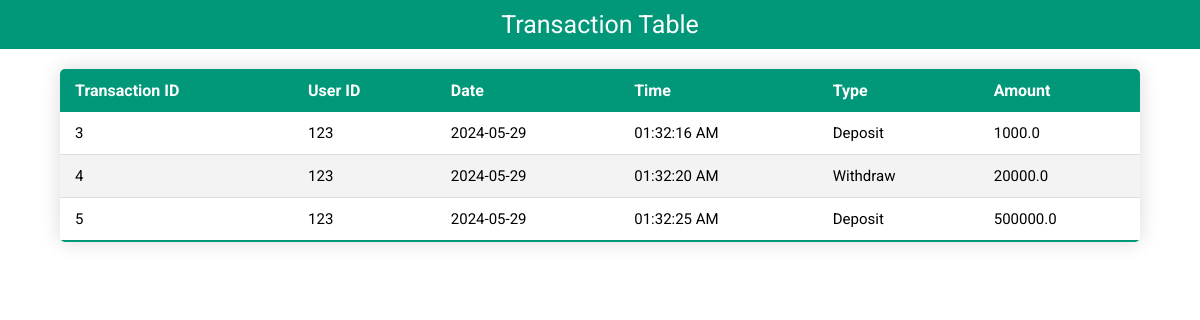
/table (signed in), run on an earlier commit of the app's database.
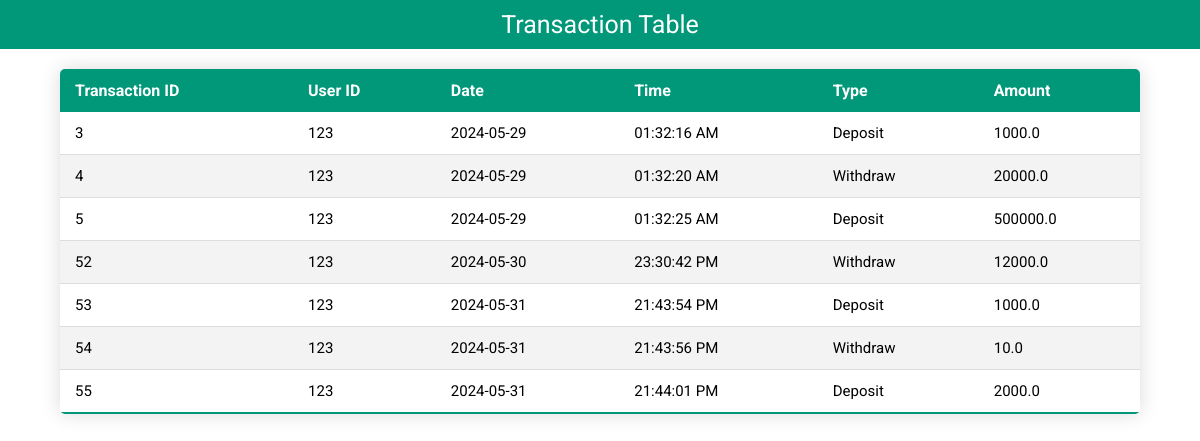
And on a later commit of the database.
### models.py (models this page shows)
class Transaction(db.Model):
    id = db.Column(db.Integer, primary_key=True)
    user_id = db.Column(db.Integer, db.ForeignKey('user.id'), nullable=False)
    balance = db.Column(db.Float, nullable=False, default=0)
    withdraw = db.Column(db.Float, nullable=False, default=0)
    deposit = db.Column(db.Float, nullable=False, default=0)
    date = db.Column(db.Date, nullable=False, default=datetime.now().date())
    time = db.Column(db.Time, nullable=False, default=datetime.now().time())

### routes.py (the view)
    @app.route('/table')
    def table():
        user_id = get_current_user_id()
        if user_id is None:
            return redirect(url_for('login'))
        transactions = Transaction.query.filter_by(user_id=user_id).all()
        return render_template('Table/index.html', transactions=transactions)

### routes.py (called while the page is built)
def get_current_user_id():
    user_id = session.get('user_id')
    if user_id:
        return user_id
    else:
        return None

def table_route(app, db):
    @app.route('/table')
    def table():
        user_id = get_current_user_id()
        if user_id is None:
            return redirect(url_for('login'))
        transactions = Transaction.query.filter_by(user_id=user_id).all()
        return render_template('Table/index.html', transactions=transactions)

### templates/Table/index.html (shortened to what this page needs)
<!DOCTYPE html>
<html>
<head>
    <link rel="stylesheet" type="text/css" href="{{ url_for('static', filename='Table/style/general.css') }}">
</head>
<body>
    <div class="container">
        <div class="title">Transaction Table</div>
        <div class="table_container">
            <table class="table_content">
                <thead>
                    <tr>
                        <th>Transaction ID</th>
                        <th>User ID</th>
                        <th>Date</th>
                        <th>Time</th>
                        <th>Type</th>
                        <th>Amount</th>
                    </tr>
                </thead>
                <tbody>
                    {% for transaction in transactions %}
                    <tr>
                        <td>{{ transaction.id }}</td>
                        <td>{{ transaction.user_id }}</td>
                        <td>{{ transaction.date.strftime('%Y-%m-%d') }}</td>
                        <td>{{ transaction.time.strftime('%H:%M:%S %p') }}</td>
                        <td>{{ 'Deposit' if transaction.deposit else 'Withdraw' }}</td>
                        <td>{{ transaction.deposit if transaction.deposit else transaction.withdraw }}</td>
                    </tr>
                    {% endfor %}
                </tbody>
            </table>
        </div>
    </div>
</body>
</html>

### static/Table/style/general.css (style rules this page uses)
body { font-family: Roboto, Arial, sans-serif; margin: 0; padding: 0; }
body.fade-in { opacity: 1; }
.container { width: 100%; display: flex; flex-direction: column; justify-content: center; align-items: center; margin: auto; }
.title { width: 100%; background: #009879; color: #fff; padding: 10px 0; text-align: center; font-size: 25px; }
.table_container { width: 90%; overflow-x: auto; padding: 20px; }
.table_content { border-collapse: collapse; width: 100%; border-radius: 5px; overflow: hidden; box-shadow: 0 0 20px rgba(0, 0, 0, 0.15); }
.table_content thead tr { background-color: #009879; color: #ffffff; text-align: left; font-weight: bold; }
.table_content th, .table_content td { padding: 12px 15px; }
.table_content td { font-size: 15px; }
.table_content tbody tr { border-bottom: 1px solid #dddddd; }
.table_content tbody tr:nth-of-type(even) { background-color: #f3f3f3; }
.table_content tbody tr:last-of-type { border-bottom: 2px solid #009879; }

What changed in the data, as far as the page shows it:
added Transaction: deposit "Withdraw"
added Transaction: deposit "Deposit"
added Transaction: deposit "Withdraw"
added Transaction: deposit "Deposit"
